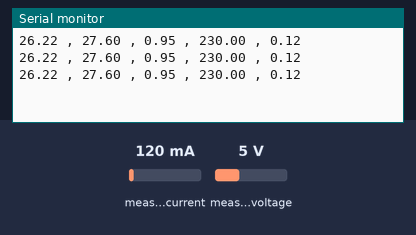
Simulated run of this sketch. Board: Arduino Uno, built with avr-gcc and run on an emulated ATmega328P. Shown: the last lines printed to the serial monitor. The test bench sets the inputs (shaded band); at power-on: measured current 120 mA, measured voltage 5 V.

Above: at 1.4 s.
1.5 s: measured current set to 40 mA
At 2.07 s:
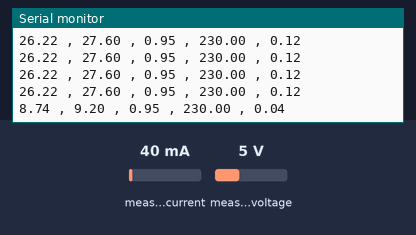
3.0 s: measured voltage set to 0.3 V
At 3.28 s:
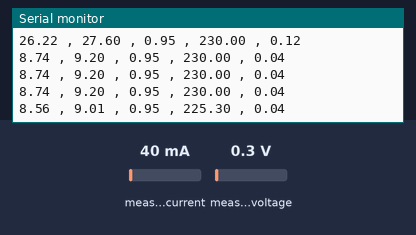
4.5 s: measured current set to 500 mA
At 4.9 s:
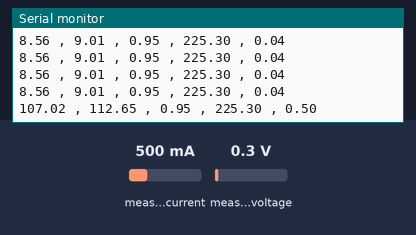
6.0 s: measured voltage set to 3.8 V
At 6.11 s:
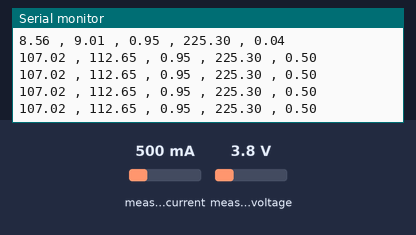
Timing chart, 0 to 8.5 s (numbered marks = the images above; inputs shaded):
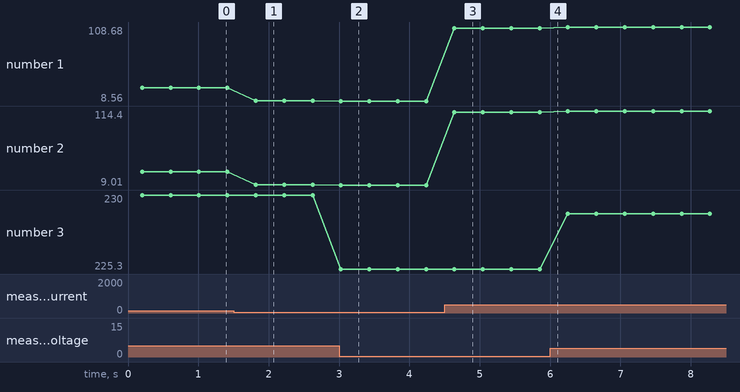

The sketch:

DataAcquArduino.ino
```cpp
// (licence header left out)
#include "EmonLib.h"             // Include Emon Library
EnergyMonitor emon1;             // Create an instance
char dataString[50] = {0};
void setup()
{
  Serial.begin(9600);

  emon1.voltage(A0, 234.26, 1.7);  // Voltage: input pin, calibration, phase_shift
  emon1.current(A5, 100.1);       // Current: input pin, calibration.
}

void loop()
{
  emon1.calcVI(20,2000);         // Calculate all. No.of half wavelengths (crossings), time-out
  emon1.serialprint();           // Print out all variables (realpower, apparent power, Vrms, Irms, power factor)

  float realPower       = emon1.realPower;        //extract Real Power into variable
  float apparentPower   = emon1.apparentPower;    //extract Apparent Power into variable
  float powerFActor     = emon1.powerFactor;      //extract Power Factor into Variable
  float supplyVoltage   = emon1.Vrms;             //extract Vrms into Variable
  float Irms            = emon1.Irms;             //extract Irms into Variable
//sprintf(dataString,"%f , %f , %f , %f , %f",realPower,apparentPower,powerFActor,supplyVoltage,Irms);

//Serial.println(dataString);
Serial.print(realPower);
Serial.print(" , ");
Serial.print(apparentPower);
Serial.print(" , ");
Serial.print(powerFActor);
Serial.print(" , ");
Serial.print(supplyVoltage);
Serial.print(" , ");
Serial.println(Irms);


delay(200);
}
```

Measured:
- after the input at 1.5 s, the serial monitor: prints a new line after 0.32 s (image 1)
- after the input at 3.0 s, the serial monitor: prints a new line at once (image 2)
- after the input at 4.5 s, the serial monitor: prints a new line after 0.14 s (image 3)
- plotted number 1: 26.22 → 8.74 after the input at 1.5 s, 8.74 → 8.56 after the input at 3.0 s, 8.56 → 107.02 after the input at 4.5 s, 107.02 → 108.68 after the input at 6.0 s
- plotted number 2: 27.6 → 9.2 after the input at 1.5 s, 9.2 → 9.01 after the input at 3.0 s, 9.01 → 112.65 after the input at 4.5 s, 112.65 → 114.4 after the input at 6.0 s
- plotted number 3: 230 → 225.3 after the input at 3.0 s, 225.3 → 228.8 after the input at 6.0 s
